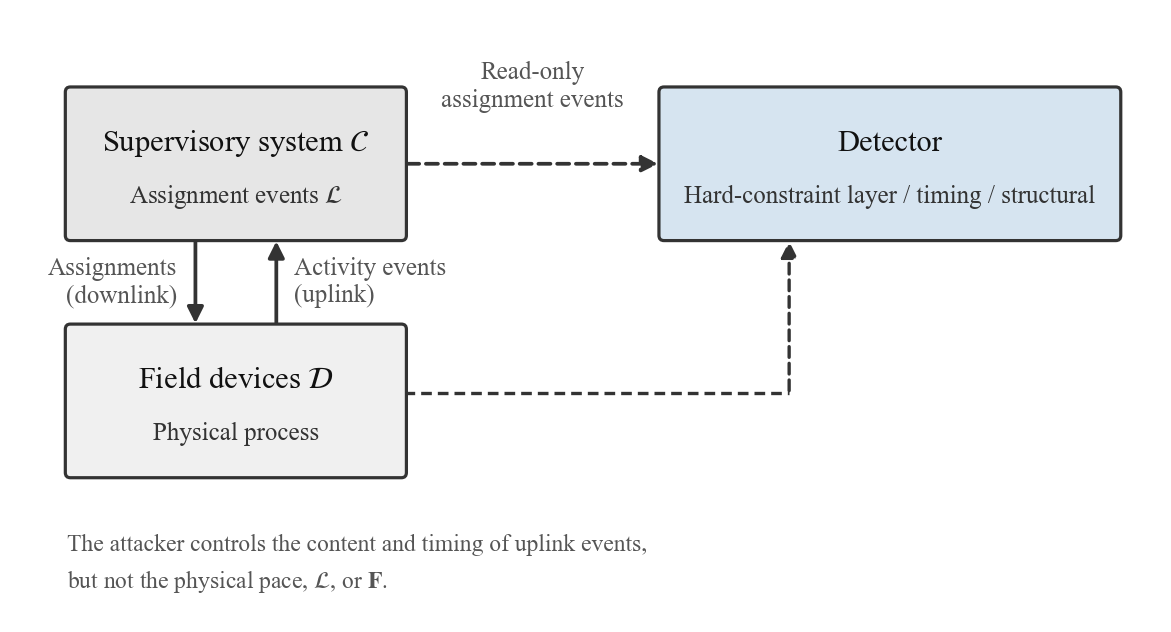

Write Python code to recreate this figure.
# -*- coding: utf-8 -*-
"""Assignment / event loop (English, paper02 fig:system)."""
from __future__ import annotations

import os
import sys

import matplotlib

matplotlib.use("Agg")
import matplotlib.pyplot as plt
from matplotlib.font_manager import FontProperties
from matplotlib.patches import FancyArrowPatch, FancyBboxPatch

HERE = os.path.dirname(os.path.abspath(__file__))
sys.path.insert(0, HERE)
OUT = os.path.join(HERE, "fig_system")

from _style import subset_pdf  # noqa: E402

_TIMES = r"C:\Windows\Fonts\times.ttf"


def _fp(size):
    p = FontProperties(fname=_TIMES)
    p.set_size(size)
    return p

plt.rcParams.update({
    "font.family": "serif",
    "font.serif": ["Times New Roman", "DejaVu Serif"],
    "axes.unicode_minus": False,
    "mathtext.fontset": "stix",
    "figure.dpi": 200,
    "pdf.fonttype": 42,
    "ps.fonttype": 42,
})

C_EDGE = "#333333"
C_NOTE = "#555555"
C_SCHED = "#e6e6e6"
C_DEV = "#f0f0f0"
C_DET = "#d6e4f0"


def box(ax, x, y, w, h, title, sub, fc):
    ax.add_patch(FancyBboxPatch(
        (x, y), w, h, boxstyle="round,pad=0.02,rounding_size=0.05",
        facecolor=fc, edgecolor=C_EDGE, linewidth=1.15, zorder=3))
    ax.text(x + w / 2, y + h * 0.64, title, ha="center", va="center",
            fontproperties=_fp(11), color="#111111", zorder=4)
    ax.text(x + w / 2, y + h * 0.28, sub, ha="center", va="center",
            fontproperties=_fp(9), color="#333333", zorder=4)


def arrow(ax, p, q, color=C_EDGE, lw=1.35, ls="-", ms=12):
    ax.add_patch(FancyArrowPatch(
        p, q, arrowstyle="-|>", mutation_scale=ms, linewidth=lw,
        linestyle=ls, color=color, shrinkA=1.0, shrinkB=1.0, zorder=2))


def main() -> None:
    fig, ax = plt.subplots(figsize=(7.4, 3.95))
    ax.set_xlim(0.0, 11.4)
    ax.set_ylim(-0.45, 5.45)
    ax.axis("off")

    sx, sy, sw, sh = 0.55, 3.25, 3.35, 1.45
    dx, dy, dw, dh = 0.55, 0.95, 3.35, 1.45
    tx, ty, tw, th = 6.45, 3.25, 4.55, 1.45

    box(ax, sx, sy, sw, sh, r"Supervisory system $\mathcal{C}$",
        r"Assignment events $\mathcal{L}$", C_SCHED)
    box(ax, dx, dy, dw, dh, r"Field devices $\mathcal{D}$", "Physical process", C_DEV)
    box(ax, tx, ty, tw, th, "Detector", "Hard-constraint layer / timing / structural", C_DET)

    s_bot_l = (sx + sw * 0.38, sy)
    s_bot_r = (sx + sw * 0.62, sy)
    d_top_l = (dx + dw * 0.38, dy + dh)
    d_top_r = (dx + dw * 0.62, dy + dh)
    s_r = (sx + sw, sy + sh / 2)
    t_l = (tx, ty + th / 2)
    d_r = (dx + dw, dy + dh * 0.55)
    t_bot = (tx + tw * 0.28, ty)

    arrow(ax, s_bot_l, d_top_l)
    ax.text(s_bot_l[0] - 0.18, (s_bot_l[1] + d_top_l[1]) / 2,
            "Assignments\n(downlink)", ha="right", va="center", fontproperties=_fp(9),
            color=C_NOTE, multialignment="right")

    arrow(ax, d_top_r, s_bot_r)
    ax.text(s_bot_r[0] + 0.18, (s_bot_r[1] + d_top_r[1]) / 2,
            "Activity events\n(uplink)", ha="left", va="center", fontproperties=_fp(9),
            color=C_NOTE, multialignment="left")

    arrow(ax, s_r, t_l, ls=(0, (3.2, 1.8)))
    ax.text((s_r[0] + t_l[0]) / 2, s_r[1] + 0.50,
            "Read-only\nassignment events", ha="center", va="bottom", fontproperties=_fp(9),
            color=C_NOTE, multialignment="center")

    ax.plot([d_r[0], t_bot[0]], [d_r[1], d_r[1]],
            color=C_EDGE, lw=1.2, ls=(0, (3.2, 1.8)), zorder=2)
    arrow(ax, (t_bot[0], d_r[1]), t_bot, ls=(0, (3.2, 1.8)), lw=1.2)

    ax.text(0.55, 0.28,
            "The attacker controls the content and timing of uplink events,",
            ha="left", va="center", fontproperties=_fp(8.5), color=C_NOTE)
    ax.text(0.55, -0.08,
            r"but not the physical pace, $\mathcal{L}$, or $\mathbf{F}$.",
            ha="left", va="center", fontproperties=_fp(8.5), color=C_NOTE)

    fig.savefig(OUT + ".pdf", bbox_inches="tight", pad_inches=0.06)
    fig.savefig(OUT + ".png", dpi=200, bbox_inches="tight", pad_inches=0.06)
    plt.close(fig)
    subset_pdf(OUT + ".pdf")
    print("wrote", OUT + ".pdf")


if __name__ == "__main__":
    main()
